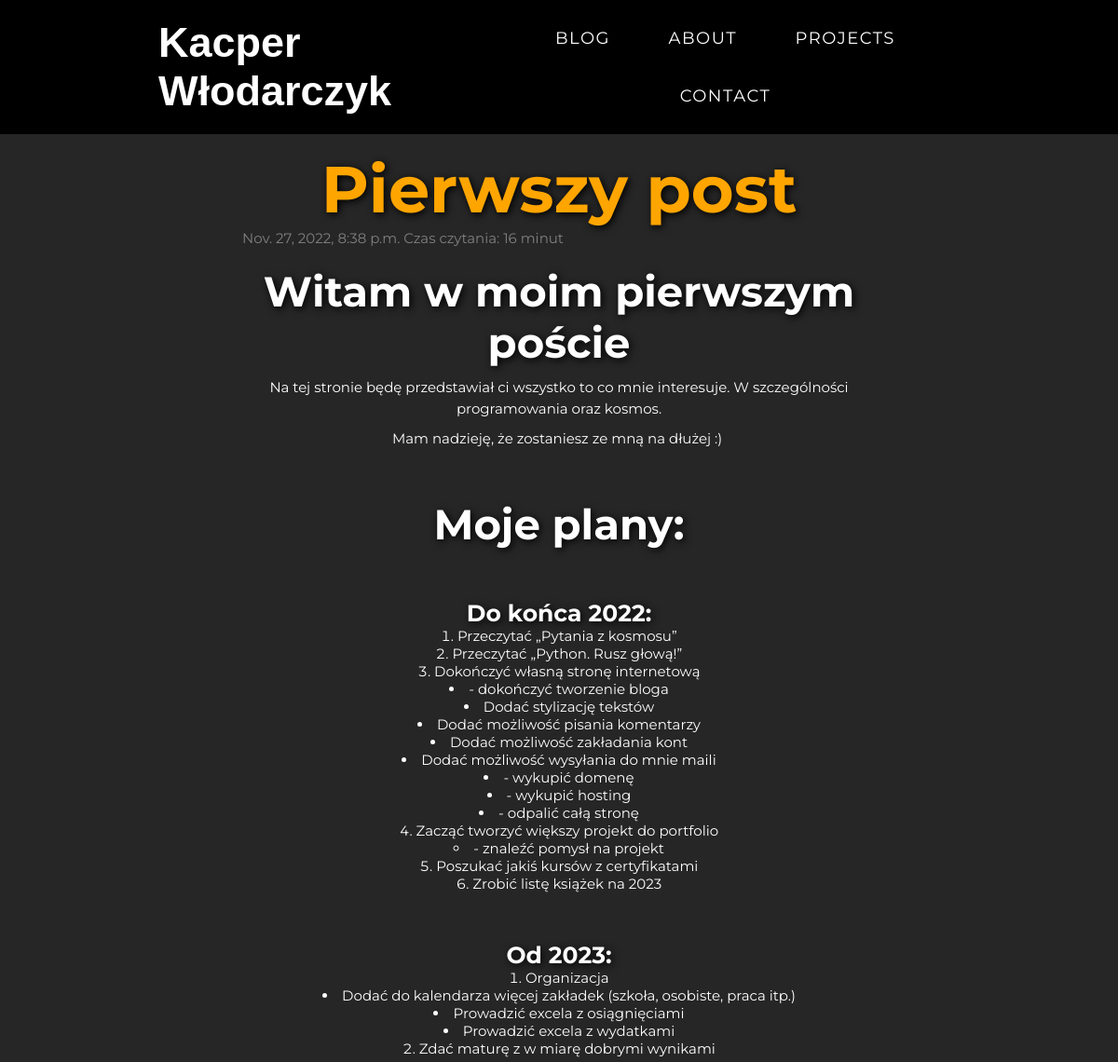
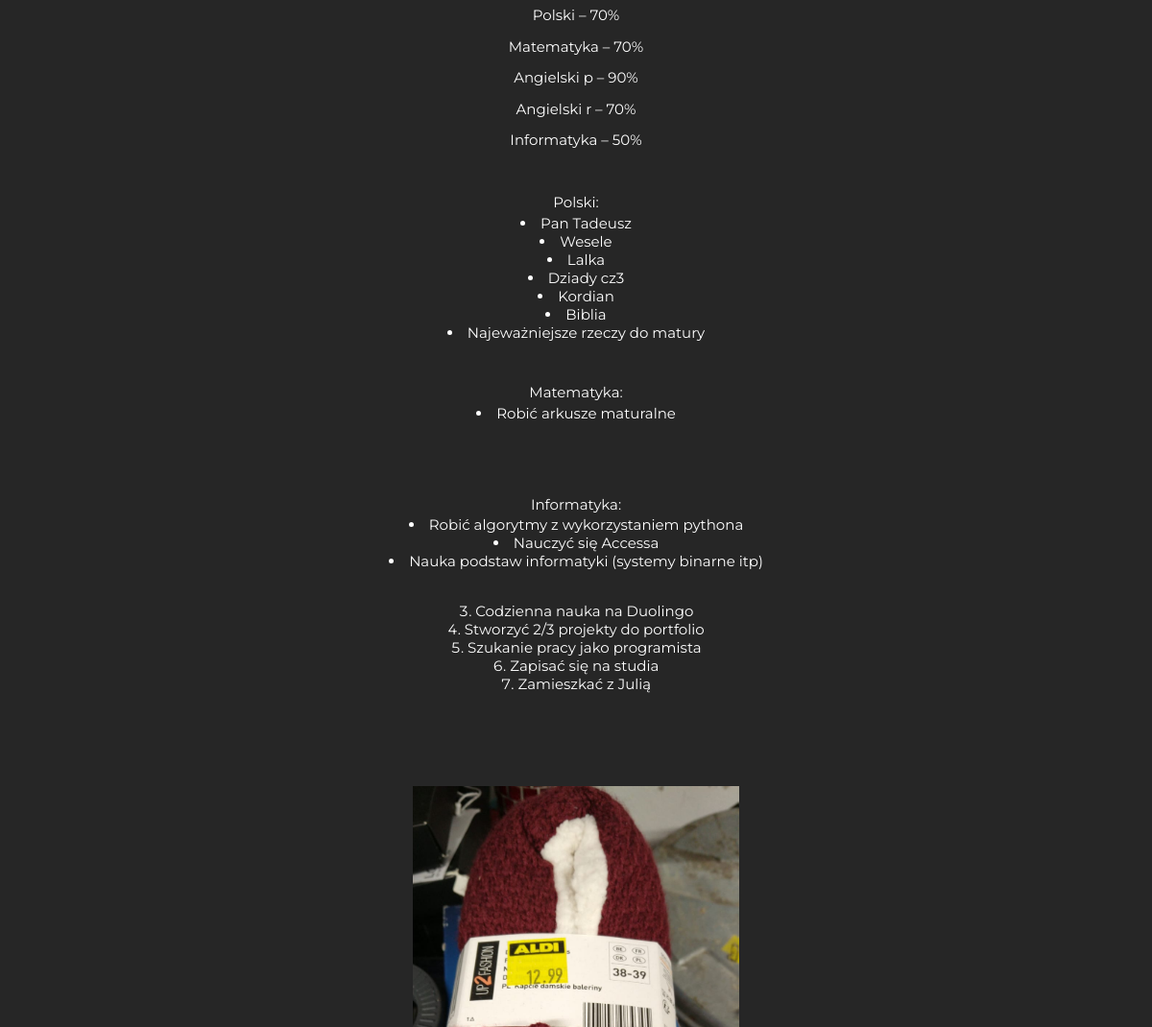
The page /blog/article/1 (upper part) on the database as committed earlier (2 pictures, top to bottom).
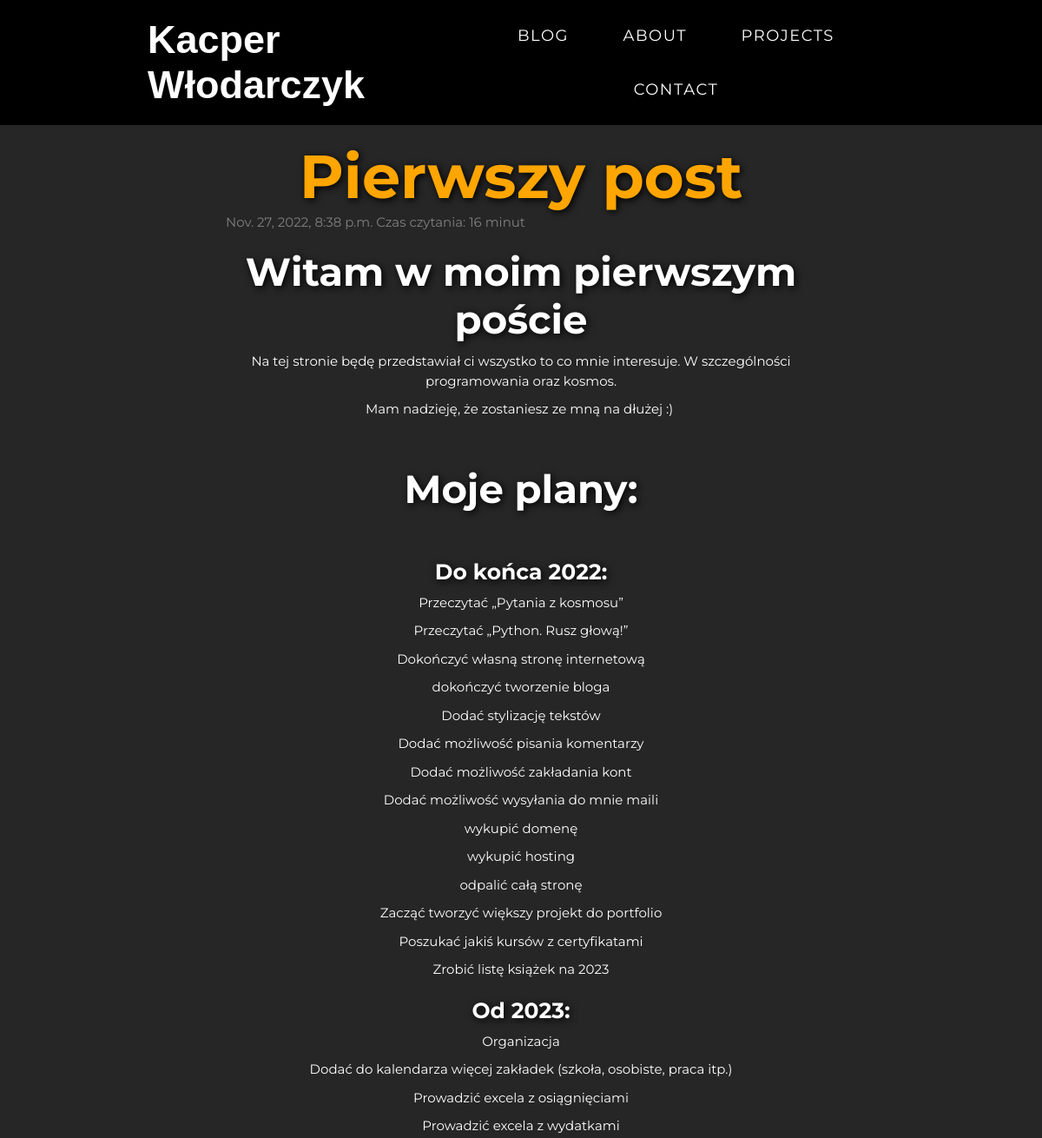
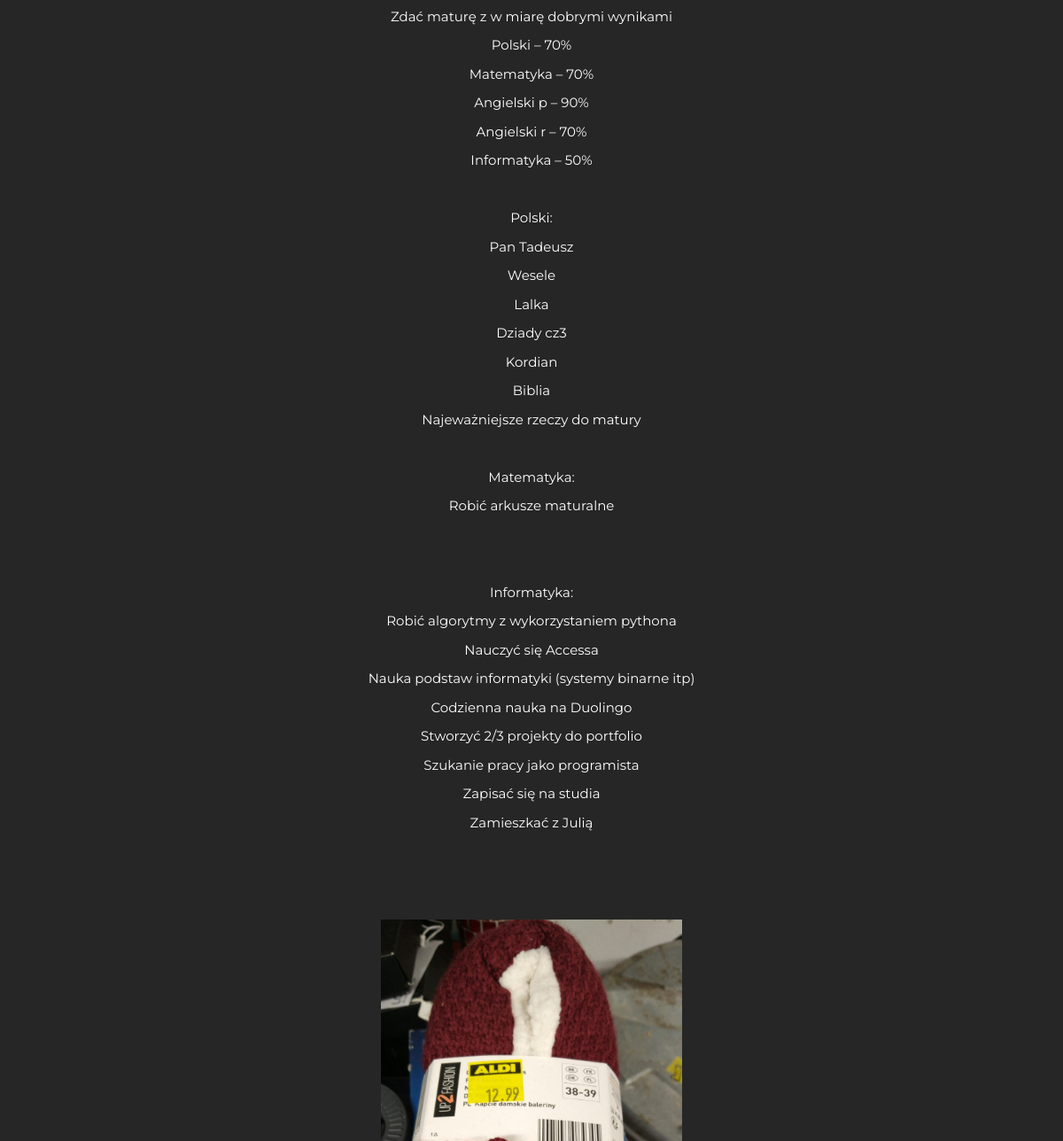
The same page on the database as committed later (2 pictures, top to bottom).
### blog/models.py (models this page shows, shortened)
class Post(models.Model):
    title = models.CharField(max_length=100)
    author = models.ForeignKey(User, on_delete=models.CASCADE)
    body = HTMLField()
    body_short = models.CharField(max_length=150)
    create_date = models.DateTimeField(auto_now_add=True)
    image = models.ImageField(null=True, blank=True, upload_to="images/")
    time_reading = models.TextField()

### blog/views.py (the view)
# urls.py: path('article/<int:pk>', ArticleDetailView.as_view(), name='article-detail')
class ArticleDetailView(DetailView):
  model = Post
  template_name = 'article_details.html'

### blog/templates/article_details.html (shortened to what this page needs)
{% load static %}
<html lang="pl-PL">
<head>
  <link rel="stylesheet" href="https://cdnjs.cloudflare.com/ajax/libs/font-awesome/5.12.1/css/all.min.css" />
  <link rel="stylesheet" href="{% static '/css/detailstyle.css' %}">
</head>
<body>
  <section id="nav-bar" class="container-nav">
    <header class="nav-bar">
      <div class="brand"><a href="http://127.0.0.1:8000/"><h1>Kacper Włodarczyk</h1></a></div>
      <div class="nav-list">
        <ul>
          <li><a href="#">Blog</a></li>
          <li><a href="http://127.0.0.1:8000/#about">About</a></li>
          <li><a href="http://127.0.0.1:8000/#services">Projects</a></li>
          <li><a href="#footer">Contact</a></li>
        </ul>
    </header>
  </section>
<main>
  <div class="content-section">
    <div class="card">
      <h1>{{post.title}}</h1>
      <small>{{post.create_date}} Czas czytania: {{post.time_reading}}</small>
      <p>{{post.body|safe}}
      <img src="{{post.image.url}}">
    </div>
  </div>
</main>
</body>
</html>

Rows that differ between the two databases and show on the page:
changed Post "Pierwszy post": body "…Dokończyć własną stronę internetową - dokończyć tworzenie bloga Dodać stylizację tekstów Dodać możliwość pisania komentarzy Dodać możliwość zakładania kont Dodać możliwość wysyłania do mnie maili - wykupić domenę - wykupić hosting - odpalić całą stronę Zacząć tworzyć większy projekt do portfolio - znaleźć pomysł na projekt Poszukać jakiś kursów z…" → "…Dokończyć własną stronę internetową dokończyć tworzenie bloga Dodać stylizację tekstów Dodać możliwość pisania komentarzy Dodać możliwość zakładania kont Dodać możliwość wysyłania do mnie maili wykupić domenę wykupić hosting odpalić całą stronę Zacząć tworzyć większy projekt do portfolio Poszukać jakiś kursów z…"
